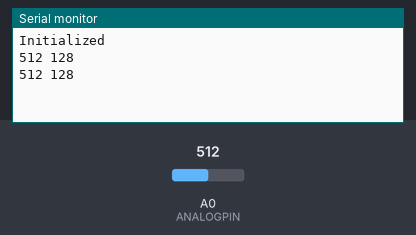
Bench run of a sketch on a simulated Arduino Uno, built with avr-gcc and run on an emulated ATmega328P. Shown: the last lines printed to the serial monitor. The inputs (shaded band) are chosen by the test bench; at power-on: A0 (ANALOGPIN) = 512.

Above: at 6.8 s.
6.9 s: A0 (ANALOGPIN) set to 716
At 10.3 s:
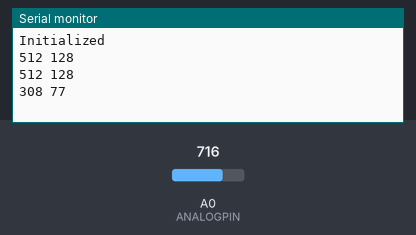
11.4 s: A0 (ANALOGPIN) set to 900
At 12.5 s:
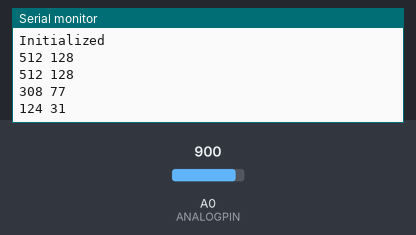
Timing chart, 0 to 14.4 s (numbered marks = the images above; inputs shaded):
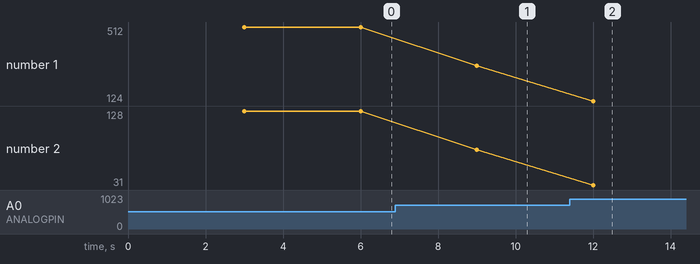

The sketch:

raindrop-i2c.ino
```cpp
#include <Wire.h>

#define I2CADDR 0x08
#define ANALOGPIN 0
const long interval = 3000; //miliseconds between sensor reed

byte raindropOutput = 0;
byte raindropValue = 0;
byte splitbytes[] = {0, 0};
unsigned int regIndex = 0;
unsigned long previousMillis = 0;

void requestData()
{
  Serial.print("Replying to Master ");
  Serial.println(raindropOutput);
  Wire.write(raindropValue);
  /*
  Serial.println(splitbytes[regIndex]);
  Wire.write(splitbytes[regIndex]);
  regIndex=0;  // always reset register back to 0
  */
}

/*
void receiveData ()
{
  while(Wire.available()) {
    regIndex = Wire.read();
    Serial.print("Got data: ");
    Serial.println(regIndex);
  }
}
*/

void setup()
{
  Wire.begin(I2CADDR);
  Wire.onRequest(requestData);
  //  Wire.onReceive(receiveData);
  Serial.begin(115200);
  Serial.println("Initialized");
}

void readSensor()
{
  unsigned int rawValue = analogRead(ANALOGPIN);
  unsigned int invertedValue = 1024 - rawValue;
  Serial.print(invertedValue);
  raindropValue = invertedValue >> 2;
  Serial.print(" ");
  Serial.println(raindropValue);

  /*
  splitbytes[0]=raindropValue & 0xff;
  splitbytes[1]=raindropValue >> 8;
  Serial.print(raindropValue);
  Serial.print(" ");
  Serial.print(splitbytes[0]);
  Serial.print(" ");
  Serial.print(splitbytes[1]);
  Serial.println();
  */
}

void loop()
{
  unsigned long currentMillis = millis();
  if (currentMillis - previousMillis >= interval) {
    previousMillis = currentMillis;
    readSensor();
  }
}
```

Measured:
- after the input at 6.9 s, the serial monitor: prints a new line after 2.1 s (image 1)
- after the input at 11.4 s, the serial monitor: prints a new line after 0.60 s (image 2)
- plotted number 1: 512 → 308 after the input at 6.9 s, 308 → 124 after the input at 11.4 s
- plotted number 2: 128 → 77 after the input at 6.9 s, 77 → 31 after the input at 11.4 s
